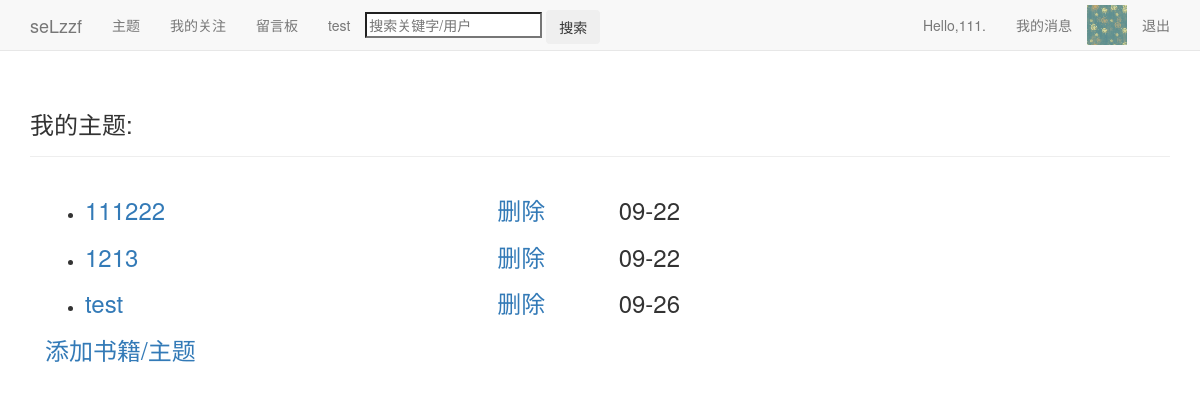
The app's page /themes/87/ (signed in), older data.
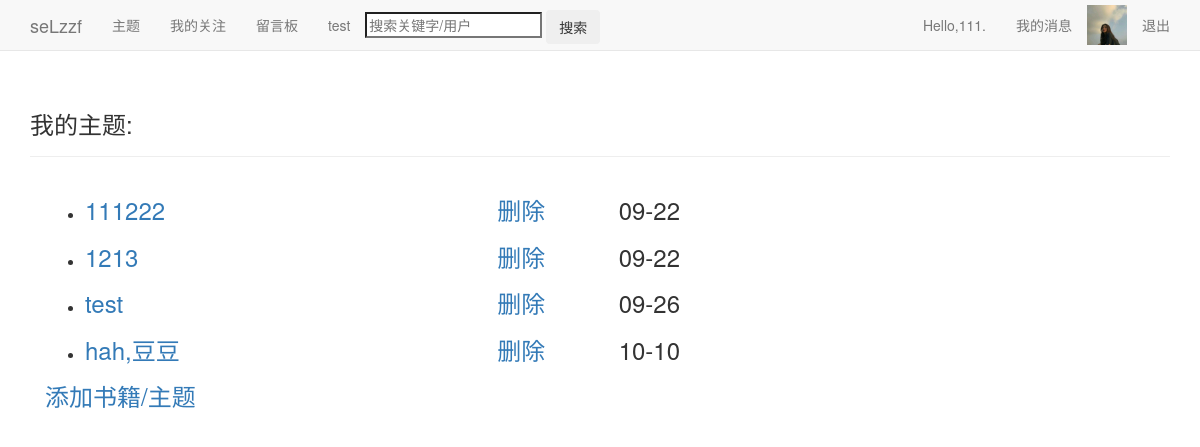
The same page, newer data.
### users/models.py (models this page shows, shortened)
class Userinfo(models.Model):
	user=models.OneToOneField(User)
	pic=models.ImageField(upload_to='images',default='images/default.jpg',verbose_name='头像',blank=True)
	sex=models.CharField('性别',max_length=2,choices=(
	('男','♂'),('女','♀')),blank=True)
	birthday=models.DateField('生日',default='2000-01-01',blank=True)
	school=models.TextField('学校',max_length=50,default='暂未设置所在学校')
	autograph=models.TextField('个性签名',max_length=50,default='暂未设置个性签名')

### blogs/models.py (models this page shows, shortened)
class Theme(models.Model):
	owner=models.ForeignKey(User)
	title=models.CharField('标题',max_length=20)
	date_added=models.DateTimeField(auto_now_add=True)
	date_updated=models.DateTimeField(auto_now=True)
	设为私密=models.BooleanField(default=False)
	views=models.PositiveIntegerField(default=0)
	praises=models.PositiveIntegerField(default=0)

### blogs/views.py (the view)
# urls.py: url(r'^themes/(?P<user_id>\d+)/$',views.themes,name='themes'),
@login_required
def themes(request,user_id):
	request_user=request.user
	page_user=get_object_or_404(User,id=user_id)
	if page_user==request_user:
		themes=Theme.objects.filter(owner=request.user).order_by('date_added')
	else:
		themes=Theme.objects.filter(owner=page_user,设为私密=False).order_by('date_added')
	context={'themes':themes,'page_user':page_user,'request_user':request_user}
	return render(request,'blogs/themes.html',context)

### blog/context_processor.py (called while the page is built)
def request_userinfo(request):
	user=request.user
	try:
		request_userinfo=Userinfo.objects.get(user=user)
		return {'request_userinfo':request_userinfo}
	except:
		return {'request_userinfo':'请登录.'}

### blogs/templates/blogs/themes.html (shortened to what this page needs)
{% extends "blogs/base.html" %}
{% block header %}
  {% if page_user == request_user %}
  <h3>我的主题:</h3>
  {% elif request_userinfo.sex == '男' %}
      <h3>他的主题:</h3>
  {% else %}
      <h3>她的主题:</h3>
  {% endif %}
{% endblock header %}
{% block content %}
<div class="col-md-7">
<ul>
  {% for theme in themes %}
	<li>
	<h3><a href="{% url 'blogs:theme' page_user.id theme.id %}">{{theme.title}}</a>
	<div style="float:right;">
		{{theme.date_added|date:'m-d'}}
	</div>
  {% if page_user == request_user %}
	<a style="float:right;" href="{% url 'blogs:delete_theme' theme.id %}">删除</a>
	</li>
  {% endif %}
  {% empty %}
	<li>赶紧写下你的第一个主题吧。<li>
  {% endfor %}
</ul>
<h3>
  {% if page_user == user %}
    <a href="{% url 'blogs:new_theme' %}">添加书籍/主题</a>
  {% endif %}
</h3>
</div>
{% endblock content %}

### blogs/templates/blogs/base.html (shortened to what this page needs)
{% load bootstrap3 %}
{% load static %}
<!DOCTYPE html>
<html lang='en'>
<head>
  {% bootstrap_css %}
</head>
<body>
  <nav class='navbar navbar-default navbar-static-top'>
    <div class='container'>
	  <div class='navbar-header'>
	    <a class='navbar-brand' href="{% url 'blogs:index' %}">seLzzf</a>
	  </div>
	  <div id='navbar' class='navbar-collapse collapse'>
	    <ul class='nav navbar-nav'>
		  <li><a href="{% url 'blogs:themes' page_user.id %}">主题</a></li>
		  {% if user == page_user %}
		  <li><a href="{% url 'action:action' user.id %}">我的关注</a></li>
		  {% endif %}
		  <li><a href="{% url 'message:message' page_user.id %}">留言板</a></li>
		  <li><a href="{% url 'blogs:test' %}">test</a></li>
		  <li style='margin-top:10px' class='search'>
		    <form method='post' action="{% url 'blogs:search' %}">
		    <input name='search' type='search' placeholder='搜索关键字/用户'>
		    <input class='btn' type='submit' value='搜索'>
		    </form>
		  </li>
		</ul>
		<ul class='nav navbar-nav navbar-right'>
		  {% if user.is_authenticated %}
			<li><a href="{% url 'users:userinfo' user.id %}">Hello,{{ user.username }}.</a></li>
			<li><a href="{% url 'users:news' %}">我的消息</a></li>
			<li><img style='margin-top:5px' src="{{ request_userinfo.pic.url }}" alt='pic' height="40" width="40"/></li>
			<li><a href="{% url 'users:logout' %}">退出</a></li>
		  {% endif %}
		</ul>
	  </div>
	</div>
  </nav>
  <div class='container'>
    <div class='page-header'>
      {% block header %}{% endblock header %}
    </div>
    <div>
      {% block content %}{% endblock content %}
	</div>
  </div>
</body>
</html>

Row changes from the older to the newer data that the page shows:
changed Userinfo: pic: a different picture
added Theme: title "hah,豆豆", date_added "10-10"
